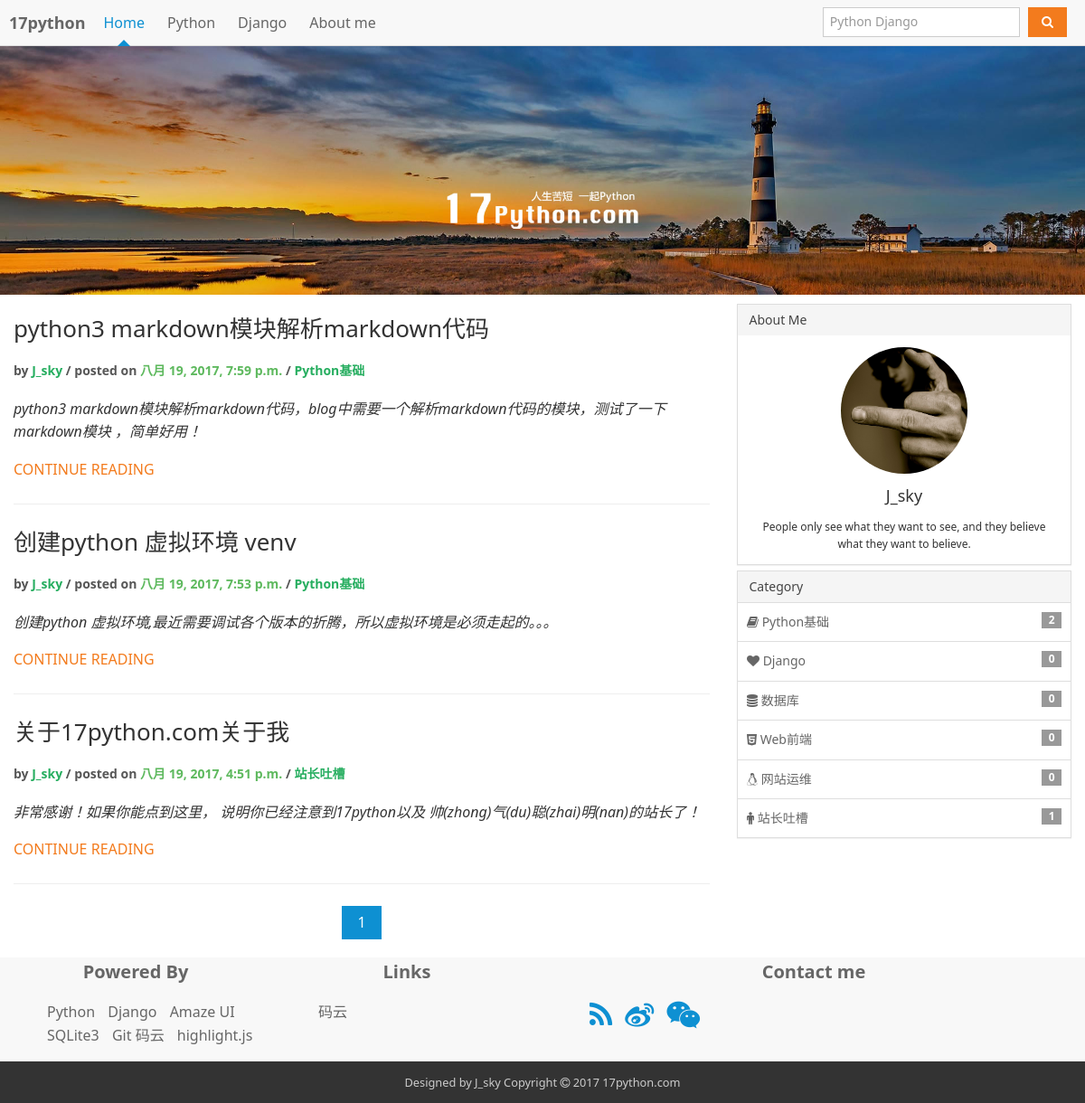
The page / on the database its author committed.
### blog/models.py (models this page shows, shortened)
class Article(models.Model):
    article_title = models.CharField(max_length=50, verbose_name=u'日志标题', default='')
    article_synopsis = models.TextField(verbose_name=u'日志简介', default='')
    article_image = models.ImageField(upload_to="image/article/%Y/%m", default="image/article/default.png", max_length=100, verbose_name=u"文章配图")
    article_user = models.ForeignKey(UserProfile, verbose_name=u'文章作者', null=True, blank=True)
    article_category = models.ForeignKey(Category, verbose_name=u'所属分类', null=True, blank=True)
    article_tag = models.CharField(max_length=50, verbose_name=u'日志标签', default='')
    article_content = models.TextField(verbose_name=u'博客正文', default='')
    article_type = models.CharField(max_length=10, choices=(("0",u"草稿"),("1","软删除"),("2","正常")), default="0", verbose_name=u"文章类别")
    article_click = models.PositiveIntegerField(verbose_name=u'文章点击量', default=0)
    article_up = models.CharField(max_length=10, choices=(("1",u"置顶"),("0","取消置顶")), default="0", verbose_name=u"文章置顶")
    article_support= models.CharField(max_length=10, choices=(("1",u"推荐"),("0","取消推荐")), default="0", verbose_name=u"文章推荐")
    article_create_time= models.DateTimeField(verbose_name=u'创建时间',  auto_now_add=True)
    article_update_time= models.DateTimeField(verbose_name=u'更新时间',  auto_now=True)
    class Meta:
        verbose_name=u'文章表'
        verbose_name_plural = verbose_name

class UserProfile(AbstractUser):
    user_nick_name = models.CharField(max_length=24, verbose_name=u'用户昵称', default="")
    user_gender = models.CharField(max_length=10, choices=(("1",u"男"),("0","女")), default="1", verbose_name=u"性别选择")
    user_birday = models.DateField(verbose_name=u"用户生日", null=True, blank=True)
    user_mobile = models.CharField(max_length=11, null=True, blank=True,verbose_name=u'电话号码')
    user_address = models.CharField(max_length=200, verbose_name=u"用户地址", default='')
    user_detail = models.CharField(max_length=200, verbose_name=u"个人简介", default='')
    user_image = models.ImageField(upload_to="image/user/%Y/%m", default="image/user/default.png", max_length=100, verbose_name=u"用户头像")
    class Meta:
        verbose_name=u'用户表'
        verbose_name_plural = verbose_name

class Category(models.Model):
    category_name = models.CharField(max_length=20, verbose_name=u'分类名称', default='')
    category_detail = models.CharField(max_length=100, verbose_name=u'分类介绍', default='')
    category_icon = models.CharField(max_length=100, verbose_name=u'分类图标', default='')
    category_sort_id = models.IntegerField(verbose_name=u'分类排序', default=1)
    class Meta:
        verbose_name = u'博客分类'
        verbose_name_plural = verbose_name
    def __str__(self):
        return self.category_name

class Siteinfo(models.Model):
    site_name = models.CharField(max_length=20, verbose_name=u'站点名称', default='')
    site_detail = models.CharField(max_length=100, verbose_name=u'站点介绍', default='')
    site_user = models.ForeignKey(UserProfile, verbose_name=u'管理员', null=True, blank=True)
    site_logo = models.ImageField(upload_to="image/site/", default="image/site/default.png", max_length=100, verbose_name=u"站点logo")
    site_topimage = models.ImageField(upload_to="image/site/", default="image/site/topbg.jpg", max_length=100, verbose_name=u"顶部大图")
    site_powered = models.TextField(verbose_name=u'Powered By', default='')
    site_links = models.TextField(verbose_name=u'links', default='')
    site_contact = models.TextField(verbose_name=u'contact me', default='')
    site_footer = models.TextField(verbose_name=u'站点底部代码', default='')
    class Meta:
        verbose_name = u'网站信息'
        verbose_name_plural = verbose_name

### blog/views.py (the view)
# urls.py: url(r'^$', bloglist, name=''),
def bloglist(request):
    articles = Article.objects.filter(article_type='2').order_by('-article_create_time')
    page_number = int(request.GET.get('p', '1'))#获取当前页码，用来控制翻页中当前页码的class="{% if p == page_number %}am-active {% endif %}"
    c =request.GET.get('c', '')#分类
    s = ''#搜索关键字
    t = ''#TAG关键字
    if request.method == 'GET':
        form = Searchform(request.GET)
        if form.is_valid():
            s =request.GET.get('s')
    if request.method == 'GET':
        form = Tagform(request.GET)
        if form.is_valid():
            t =request.GET.get('t')
    if c:
        articles = articles.filter(article_category=c, article_type='2').order_by('-article_create_time')
    elif s:
        articles = articles.filter(Q(article_title__contains=s)|Q(article_content__contains=s),article_type='2').order_by('-article_create_time')
    elif t:
        articles = articles.filter(article_tag__contains=t, article_type='2').order_by('-article_create_time')#name__contains 模糊查找字段
    paginator = Paginator(articles, 5) # 第二个参数是每页显示的数量
    page = request.GET.get('p')          # 获取URL参数中的page number
    try:
        contacts = paginator.page(page)
    except PageNotAnInteger:                # 若不是整数则跳到第一页
        contacts = paginator.page(1)
    except EmptyPage:                       # 若超过了则最后一页
        contacts = paginator.page(paginator.num_pages)
    page_url = request.get_full_path()
    return render(request, 'blog/list.html', {'articles':articles,
                                    'contacts':contacts,
                                    'c':c,
                                    's':s,
                                    'page_url':page_url,
                                    'page_number':page_number,
                                    'form':form})

### blog/forms.py
class Tagform(forms.Form):
    t = forms.CharField(max_length=20)

### MyBlog/context_processor.py (called while the page is built)
def site_info(request):
    userinfo = UserProfile.objects.get(pk=1)#站长资料
    siteinfo = Siteinfo.objects.get(pk=1)#获取站点信息
    categorys = Category.objects.all()#获取所有分类
    return {'userinfo':userinfo, 'siteinfo':siteinfo, 'categorys':categorys}

### blog/templatetags/mytags.py (called while the page is built)
@register.filter
def toMarkdown(str):
    return markdown(str)

@register.filter
def cat_count(cat_id):
    return Article.objects.filter(article_category=cat_id).count()

### templates/blog/list.html (shortened to what this page needs)
{% extends 'base.html' %}
{% load mytags %}
{% block article %}
{% for article in contacts %}
<article class="blog-main">
      <h3 class="am-article-title blog-title">
        <a href="/blog/{{ article.id }}">{{ article.article_title }}</a>
      </h3>
      <h4 class="am-article-meta blog-meta">by <a href="" class="am-text-warning">{{ article.article_user.user_nick_name }}</a>
         / posted on<span class="am-text-success"> {{ article.article_create_time }} </span>
       / <a href="{% url '' %}?c={{ article.article_category.id}}" class="am-text-secondary">{{ article.article_category }}</a>
      </h4>
      <div class="blog-content">
       {% autoescape off %}
        {{ article.article_synopsis|toMarkdown }}
       {% endautoescape %}
      </div>
 </article>
<a href="/blog/{{ article.id }}" class="am-text-warning">CONTINUE READING</a>
<hr class="am-article-divider blog-hr">
{% endfor %}
<div class="am-pagination am-pagination-centered">
        {% for p in contacts.paginator.page_range %}
           <li class="{% if p == page_number %}am-active{% endif %}"><a href="?{% if c != '' %}c={{ c }}&{% endif %}{% if s != '' %}s={{ s }}&{% endif %}p={{ p }}">{{ p }}</a></li>
        {% endfor %}
</div>
{% endblock %}

### templates/base.html (shortened to what this page needs)
<!DOCTYPE html>
<html>
  {% load staticfiles %}
  {% load mytags %}
<head lang="en">
    <link href="{% static 'amazeui/assets/css/amazeui.min.css' %}" rel="stylesheet">
    <link href="{% static 'app1.css' %}" rel="stylesheet">
</head>
<body>
<header class="am-topbar">
  <h1 class="am-topbar-brand">
    <a href="{% url '' %}">17python</a>
  </h1>
  <div class="am-collapse am-topbar-collapse" id="doc-topbar-collapse">
    <ul class="am-nav am-nav-pills am-topbar-nav">
        <li class="{% if page_url == '/' %}am-active{% endif %}"><a href="{% url '' %}">Home</a></li>
        <li class="{% if page_url == '/?c=1' %}am-active{% endif %}"><a href="{% url '' %}?c=1">Python</a></li>
        <li class="{% if page_url == '/?c=2' %}am-active{% endif %}"><a href="{% url '' %}?c=2">Django</a></li>
        <li class="{% if page_url == '/?c=6' %}am-active{% endif %}"><a href="{% url '' %}?c=6">About me</a></li>
    </ul>
    <form class="am-topbar-form am-topbar-left am-form-inline am-topbar-right" action="{% url '' %}">
      <div class="am-form-group">
        <input type="text" class="am-form-field am-input-sm" placeholder="Python Django" name="s">
      </div>
      <button type="submit" class="am-btn am-btn-warning am-btn-sm">
        <i class="am-icon-search"></i>
        </button>
    </form>
  </header>
 <div class="site-topimg am-g">
  <img src="{% static 'images/topbg.jpg' %}" class="am-img-responsive" alt=""/>
</div>
<div class="am-g am-g-fixed blog-g-fixed">
  <div class="am-u-md-8">
    {% block article %}
  {% endblock article %}
  </div>
  <div class="am-u-md-4 blog-sidebar">
    <div class="am-panel-group">
      <section class="am-panel am-panel-default">
        <div class="am-panel-hd">About Me</div>
        <div class="am-panel-bd">
          <div class="avatar">
            <img class="am-circle am-center" src="{% url 'media' userinfo.user_image %}" width="140" height="140"/>
          </div>
          <div class="am-text-center am-text-lg nick-name">{{ userinfo.user_nick_name }}</div>
          <div class="am-text-center am-text-xs ">{{ userinfo.user_detail }}</div>
        </div>
      </section>
      <section class="am-panel am-panel-default blog-cat">
        <div class="am-panel-hd">Category</div>
        <ul class="am-list am-list-border">
          {% for c in categorys %}
          <li>
            <a class="am-link-muted" href="{% url '' %}?c={{ c.id }}">
            <i class="{{ c.category_icon }}"></i>
            {{ c.category_name }}
           <span class="am-badge am-align-right">{{ c.id|cat_count  }}</span>
          </a>
          </li>
          {% endfor %}
        </ul>
      </section>
    </div>
  </div>
</div>
<div class="am-g footer-top">
    <div>
        <div class="am-u-md-3">
            <h2 class="site-fd am-text-center"><a href="#" target="_blank" class="am-link-muted">Powered By</a></h2>
            <ul class="site-links">
                {% autoescape off %}
                {{ siteinfo.site_powered }}
              {% endautoescape %}
            </ul>
          </div>
        <div class="am-u-md-3">
            <h2 class="site-fd am-text-center"><a href="#" target="_blank" class="am-link-muted">Links</a></h2>
                <ul class="site-social">
                  {% autoescape off %}
                  {{ siteinfo.site_links }}
                {% endautoescape %}
                </ul>
        </div>
      <div class="am-u-md-6">
        <h2 class="site-fd am-text-center"><a href="#" target="_blank" class="am-link-muted">Contact me</a></h2>
        {% autoescape off %}
        {{ siteinfo.site_contact }}
      {% endautoescape %}
      </div>
    </div>
</div>
<footer class="blog-footer am-g">
  {% autoescape off %}
  {{ siteinfo.site_footer }}
{% endautoescape %}
</footer>
</body>
</html>

### static/app1.css (style rules this page uses)
@media only screen and (min-width: 1200px) { .blog-g-fixed { max-width: 1200px; } }
@media only screen and (min-width: 641px) { .blog-sidebar { font-size: 1.4rem; } }
.blog-main { padding: 0; }
.blog-title { margin: 10px 0 20px 0; }
.blog-meta { font-size: 14px; margin: 10px 0 20px 0; color: #575757; }
.blog-meta a { color: #27ae60; }
.am-topbar { margin-bottom: 0px; }
.site-topimg { margin-bottom: 10px; }
.blog-footer { padding: 10px 0; text-align: center; background: #333; color: #ccc; }
.footer-top { background-color: #f8f8f8; }
.site-links li, .site-social li { display: inline-block; padding-right: 5px; padding-left: 5px; }
.blog-title a { font-size: 26px; }
.nick-name { padding: 10px 0px; }
.blog-cat { border: none; }
.blog-cat .am-panel-hd { border: 1px solid #ddd; border-bottom: none; }

### rows shown on the page
Article: article_title "python3 markdown模块解析markdown代码", article_user.user_nick_name "J_sky", article_create_time "八月 19, 2017, 7:59 p.m.", article_category "Python基础", article_synopsis|toMarkdown "python3 markdown模块解析markdown代码，blog中需要一个解析markdown代码的模块，测试了一下markdown模块 ，简单好用！"
Article: article_title "创建python 虚拟环境 venv", article_user.user_nick_name "J_sky", article_create_time "八月 19, 2017, 7:53 p.m.", article_category "Python基础", article_synopsis|toMarkdown "创建python 虚拟环境,最近需要调试各个版本的折腾，所以虚拟环境是必须走起的。。。"
Article: article_title "关于17python.com关于我", article_user.user_nick_name "J_sky", article_create_time "八月 19, 2017, 4:51 p.m.", article_category "站长吐槽", article_synopsis|toMarkdown "非常感谢！如果你能点到这里， 说明你已经注意到17python以及 帅(zhong)气(du)聪(zhai)明(nan)的站长了！"
UserProfile: user_image (picture), user_nick_name "J_sky", user_detail "People only see what they want to see, and they believe what they want to believe."
Category: category_name "Python基础", id|cat_count "2"
Category: category_name "Django", id|cat_count "0"
Category: category_name "数据库", id|cat_count "0"
Category: category_name "Web前端", id|cat_count "0"
Category: category_name "网站运维", id|cat_count "0"
Category: category_name "站长吐槽", id|cat_count "1"
Siteinfo: site_powered "Python Django Amaze UI SQLite3 Git 码云 highlight.js", site_links "码云", site_footer "Designed by J_sky Copyright 2017 17python.com"

### other values the page prints
{{ p }} "1"
